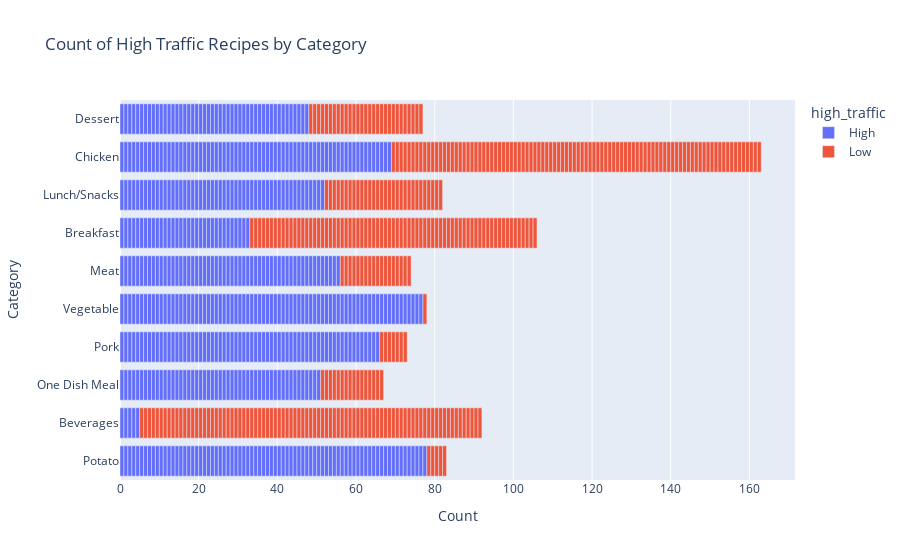

Notebook code for this chart:
### Markdown cell above
**for each serving, the amount of recipes with high traffic are more than the amount of recipes with low traffic, so this feature doesn't have a big influence on target variable.**

### Code cell
import plotly.express as px

# Assuming your data is already loaded and available in a DataFrame called 'data'

fig = px.bar(data, y="category", color="high_traffic", title="Count of High Traffic Recipes by Category")
fig.update_layout(xaxis_title="Count", yaxis_title="Category")
fig.show()

### Figure 1 — Plotly figure (JSON) as saved in the notebook; plotly's stock layout.template omitted (floating-point values rounded to 4 significant figures; data arrays with more than 128 entries replaced by an {"elided": "..."} marker saying what was removed)
{"data": [{"alignmentgroup": "True", "hovertemplate": "high_traffic=High<br>count=%{x}<br>category=%{y}<extra></extra>", "legendgroup": "High", "marker": {"color": "#636efa", "pattern": {"shape": ""}}, "name": "High", "offsetgroup": "High", "orientation": "h", "showlegend": true, "textposition": "auto", "type": "bar", "x": {"elided": "535 int values"}, "xaxis": "x", "y": {"elided": "535 str values"}, "yaxis": "y"}, {"alignmentgroup": "True", "hovertemplate": "high_traffic=Low<br>count=%{x}<br>category=%{y}<extra></extra>", "legendgroup": "Low", "marker": {"color": "#EF553B", "pattern": {"shape": ""}}, "name": "Low", "offsetgroup": "Low", "orientation": "h", "showlegend": true, "textposition": "auto", "type": "bar", "x": {"elided": "360 int values"}, "xaxis": "x", "y": {"elided": "360 str values"}, "yaxis": "y"}], "layout": {"barmode": "relative", "legend": {"title": {"text": "high_traffic"}, "tracegroupgap": 0}, "title": {"text": "Count of High Traffic Recipes by Category"}, "xaxis": {"anchor": "y", "domain": [0, 1], "title": {"text": "Count"}}, "yaxis": {"anchor": "x", "domain": [0, 1], "title": {"text": "Category"}}}}
